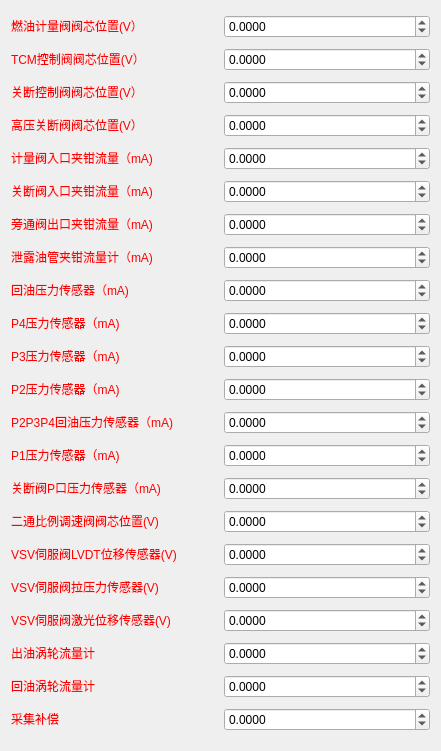
     <widget class="QWidget" name="layoutWidget">
      <property name="geometry">
       <rect>
        <x>100</x>
        <y>30</y>
        <width>441</width>
        <height>751</height>
       </rect>
      </property>
      <layout class="QVBoxLayout" name="verticalLayout_3">
       <item>
        <layout class="QHBoxLayout" name="horizontalLayout_3">
         <item>
          <widget class="QLabel" name="label_52">
           <property name="text">
            <string>&lt;html&gt;&lt;head/&gt;&lt;body&gt;&lt;p&gt;&lt;span style=&quot; color:#ff0000;&quot;&gt;燃油计量阀阀芯位置(V）&lt;/span&gt;&lt;/p&gt;&lt;/body&gt;&lt;/html&gt;</string>
           </property>
          </widget>
         </item>
         <item>
          <widget class="QDoubleSpinBox" name="spinBox_2">
           <property name="decimals">
            <number>4</number>
           </property>
           <property name="minimum">
            <double>-100.000000000000000</double>
           </property>
           <property name="maximum">
            <double>1000.000000000000000</double>
           </property>
          </widget>
         </item>
        </layout>
       </item>
       <item>
        <layout class="QHBoxLayout" name="horizontalLayout_7">
         <item>
          <widget class="QLabel" name="label_53">
           <property name="text">
            <string>&lt;html&gt;&lt;head/&gt;&lt;body&gt;&lt;p&gt;&lt;span style=&quot; color:#ff0000;&quot;&gt;TCM控制阀阀芯位置(V） &lt;/span&gt;&lt;/p&gt;&lt;/body&gt;&lt;/html&gt;</string>
           </property>
          </widget>
         </item>
         <item>
          <widget class="QDoubleSpinBox" name="spinBox_3">
           <property name="decimals">
            <number>4</number>
           </property>
           <property name="minimum">
            <double>-100.000000000000000</double>
           </property>
           <property name="maximum">
            <double>1000.000000000000000</double>
           </property>
          </widget>
         </item>
        </layout>
       </item>
       <item>
        <layout class="QHBoxLayout" name="horizontalLayout_4">
         <item>
          <widget class="QLabel" name="label_54">
           <property name="text">
            <string>&lt;html&gt;&lt;head/&gt;&lt;body&gt;&lt;p&gt;&lt;span style=&quot; color:#ff0000;&quot;&gt;关断控制阀阀芯位置(V）&lt;/span&gt;&lt;/p&gt;&lt;/body&gt;&lt;/html&gt;</string>
           </property>
          </widget>
         </item>
         <item>
          <widget class="QDoubleSpinBox" name="spinBox_4">
           <property name="decimals">
            <number>4</number>
           </property>
           <property name="minimum">
            <double>-100.000000000000000</double>
           </property>
           <property name="maximum">
            <double>1000.000000000000000</double>
           </property>
          </widget>
         </item>
        </layout>
       </item>
       <item>
        <layout class="QHBoxLayout" name="horizontalLayout_5">
         <item>
          <widget class="QLabel" name="label_55">
           <property name="text">
            <string>&lt;html&gt;&lt;head/&gt;&lt;body&gt;&lt;p&gt;&lt;span style=&quot; color:#ff0000;&quot;&gt;高压关断阀阀芯位置(V）&lt;/span&gt;&lt;/p&gt;&lt;/body&gt;&lt;/html&gt;</string>
           </property>
          </widget>
         </item>
         <item>
          <widget class="QDoubleSpinBox" name="spinBox_5">
           <property name="decimals">
            <number>4</number>
           </property>
           <property name="minimum">
            <double>-100.000000000000000</double>
           </property>
           <property name="maximum">
            <double>1000.000000000000000</double>
           </property>
          </widget>
         </item>
        </layout>
       </item>
       <item>
        <layout class="QHBoxLayout" name="horizontalLayout_6">
         <item>
          <widget class="QLabel" name="label_58">
           <property name="text">
            <string>&lt;html&gt;&lt;head/&gt;&lt;body&gt;&lt;p&gt;&lt;span style=&quot; color:#ff0000;&quot;&gt;计量阀入口夹钳流量（mA)&lt;/span&gt;&lt;/p&gt;&lt;/body&gt;&lt;/html&gt;</string>
           </property>
          </widget>
         </item>
         <item>
          <widget class="QDoubleSpinBox" name="spinBox_10">
           <property name="decimals">
            <number>4</number>
           </property>
           <property name="minimum">
            <double>-100.000000000000000</double>
           </property>
           <property name="maximum">
            <double>1000.000000000000000</double>
           </property>
          </widget>
         </item>
        </layout>
       </item>
       <item>
        <layout class="QHBoxLayout" name="horizontalLayout_9">
         <item>
          <widget class="QLabel" name="label_59">
           <property name="text">
            <string>&lt;html&gt;&lt;head/&gt;&lt;body&gt;&lt;p&gt;&lt;span style=&quot; color:#ff0000;&quot;&gt;关断阀入口夹钳流量（mA)&lt;/span&gt;&lt;/p&gt;&lt;/body&gt;&lt;/html&gt;</string>
           </property>
          </widget>
         </item>
         <item>
          <widget class="QDoubleSpinBox" name="spinBox_11">
           <property name="decimals">
            <number>4</number>
           </property>
           <property name="minimum">
            <double>-100.000000000000000</double>
           </property>
           <property name="maximum">
            <double>1000.000000000000000</double>
           </property>
          </widget>
         </item>
        </layout>
       </item>
       <item>
        <layout class="QHBoxLayout" name="horizontalLayout_14">
         <item>
          <widget class="QLabel" name="label_60">
           <property name="text">
            <string>&lt;html&gt;&lt;head/&gt;&lt;body&gt;&lt;p&gt;&lt;span style=&quot; color:#ff0000;&quot;&gt;旁通阀出口夹钳流量（mA)&lt;/span&gt;&lt;/p&gt;&lt;/body&gt;&lt;/html&gt;</string>
           </property>
          </widget>
         </item>
         <item>
          <widget class="QDoubleSpinBox" name="spinBox_12">
           <property name="decimals">
            <number>4</number>
           </property>
           <property name="minimum">
            <double>-100.000000000000000</double>
           </property>
           <property name="maximum">
            <double>1000.000000000000000</double>
           </property>
          </widget>
         </item>
        </layout>
       </item>
       <item>
        <layout class="QHBoxLayout" name="horizontalLayout_15">
         <item>
          <widget class="QLabel" name="label_61">
           <property name="text">
            <string>&lt;html&gt;&lt;head/&gt;&lt;body&gt;&lt;p&gt;&lt;span style=&quot; color:#ff0000;&quot;&gt;泄露油管夹钳流量计（mA)&lt;/span&gt;&lt;/p&gt;&lt;/body&gt;&lt;/html&gt;</string>
           </property>
          </widget>
         </item>
         <item>
          <widget class="QDoubleSpinBox" name="spinBox_13">
           <property name="decimals">
            <number>4</number>
           </property>
           <property name="minimum">
            <double>-100.000000000000000</double>
           </property>
           <property name="maximum">
            <double>1000.000000000000000</double>
           </property>
          </widget>
         </item>
        </layout>
       </item>
       <item>
        <layout class="QHBoxLayout" name="horizontalLayout_17">
         <item>
          <widget class="QLabel" name="label_62">
           <property name="text">
            <string>&lt;html&gt;&lt;head/&gt;&lt;body&gt;&lt;p&gt;&lt;span style=&quot; color:#ff0000;&quot;&gt;回油压力传感器（mA)&lt;/span&gt;&lt;/p&gt;&lt;/body&gt;&lt;/html&gt;</string>
           </property>
          </widget>
         </item>
         <item>
          <widget class="QDoubleSpinBox" name="spinBox_14">
           <property name="decimals">
            <number>4</number>
           </property>
           <property name="minimum">
            <double>-100.000000000000000</double>
           </property>
           <property name="maximum">
            <double>1000.000000000000000</double>
           </property>
          </widget>
         </item>
        </layout>
       </item>
       <item>
        <layout class="QHBoxLayout" name="horizontalLayout_18">
         <item>
          <widget class="QLabel" name="label_63">
           <property name="text">
            <string>&lt;html&gt;&lt;head/&gt;&lt;body&gt;&lt;p&gt;&lt;span style=&quot; color:#ff0000;&quot;&gt;P4压力传感器（mA)&lt;/span&gt;&lt;/p&gt;&lt;/body&gt;&lt;/html&gt;</string>
           </property>
          </widget>
         </item>
         <item>
          <widget class="QDoubleSpinBox" name="spinBox_15">
           <property name="decimals">
            <number>4</number>
           </property>
           <property name="minimum">
            <double>-100.000000000000000</double>
           </property>
           <property name="maximum">
            <double>1000.000000000000000</double>
           </property>
          </widget>
         </item>
        </layout>
       </item>
       <item>
        <layout class="QHBoxLayout" name="horizontalLayout_19">
         <item>
          <widget class="QLabel" name="label_64">
           <property name="text">
            <string>&lt;html&gt;&lt;head/&gt;&lt;body&gt;&lt;p&gt;&lt;span style=&quot; color:#ff0000;&quot;&gt;P3压力传感器（mA)&lt;/span&gt;&lt;/p&gt;&lt;/body&gt;&lt;/html&gt;</string>
           </property>
          </widget>
         </item>
         <item>
          <widget class="QDoubleSpinBox" name="spinBox_16">
           <property name="decimals">
            <number>4</number>
           </property>
           <property name="minimum">
            <double>-100.000000000000000</double>
           </property>
           <property name="maximum">
            <double>1000.000000000000000</double>
           </property>
          </widget>
         </item>
        </layout>
       </item>
       <item>
        <layout class="QHBoxLayout" name="horizontalLayout_20">
         <item>
          <widget class="QLabel" name="label_65">
           <property name="text">
            <string>&lt;html&gt;&lt;head/&gt;&lt;body&gt;&lt;p&gt;&lt;span style=&quot; color:#ff0000;&quot;&gt;P2压力传感器（mA)&lt;/span&gt;&lt;/p&gt;&lt;/body&gt;&lt;/html&gt;</string>
           </property>
          </widget>
         </item>
         <item>
          <widget class="QDoubleSpinBox" name="spinBox_17">
           <property name="decimals">
            <number>4</number>
           </property>
           <property name="minimum">
            <double>-100.000000000000000</double>
           </property>
           <property name="maximum">
            <double>1000.000000000000000</double>
           </property>
          </widget>
         </item>
        </layout>
       </item>
       <item>
        <layout class="QHBoxLayout" name="horizontalLayout_21">
         <item>
          <widget class="QLabel" name="label_66">
           <property name="text">
            <string>&lt;html&gt;&lt;head/&gt;&lt;body&gt;&lt;p&gt;&lt;span style=&quot; color:#ff0000;&quot;&gt;P2P3P4回油压力传感器（mA)&lt;/span&gt;&lt;/p&gt;&lt;/body&gt;&lt;/html&gt;</string>
           </property>
          </widget>
         </item>
         <item>
          <widget class="QDoubleSpinBox" name="spinBox_18">
           <property name="decimals">
            <number>4</number>
           </property>
           <property name="minimum">
            <double>-100.000000000000000</double>
           </property>
           <property name="maximum">
            <double>1000.000000000000000</double>
           </property>
          </widget>
         </item>
        </layout>
       </item>
       <item>
        <layout class="QHBoxLayout" name="horizontalLayout_2">
         <item>
          <widget class="QLabel" name="label_67">
           <property name="text">
            <string>&lt;html&gt;&lt;head/&gt;&lt;body&gt;&lt;p&gt;&lt;span style=&quot; color:#ff0000;&quot;&gt;P1压力传感器（mA)&lt;/span&gt;&lt;/p&gt;&lt;/body&gt;&lt;/html&gt;</string>
           </property>
          </widget>
         </item>
         <item>
          <widget class="QDoubleSpinBox" name="spinBox_19">
           <property name="decimals">
            <number>4</number>
           </property>
           <property name="minimum">
            <double>-100.000000000000000</double>
           </property>
           <property name="maximum">
            <double>1000.000000000000000</double>
           </property>
          </widget>
         </item>
        </layout>
       </item>
       <item>
        <layout class="QHBoxLayout" name="horizontalLayout_8">
         <item>
          <widget class="QLabel" name="label_68">
           <property name="text">
            <string>&lt;html&gt;&lt;head/&gt;&lt;body&gt;&lt;p&gt;&lt;span style=&quot; color:#ff0000;&quot;&gt;关断阀P口压力传感器（mA)&lt;/span&gt;&lt;/p&gt;&lt;/body&gt;&lt;/html&gt;</string>
           </property>
          </widget>
         </item>
         <item>
          <widget class="QDoubleSpinBox" name="spinBox_20">
           <property name="decimals">
            <number>4</number>
           </property>
           <property name="minimum">
            <double>-100.000000000000000</double>
           </property>
           <property name="maximum">
            <double>1000.000000000000000</double>
           </property>
          </widget>
         </item>
        </layout>
       </item>
       <item>
        <layout class="QHBoxLayout" name="horizontalLayout_10">
         <item>
          <widget class="QLabel" name="label_69">
           <property name="text">
            <string>&lt;html&gt;&lt;head/&gt;&lt;body&gt;&lt;p&gt;&lt;span style=&quot; color:#ff0000;&quot;&gt;二通比例调速阀阀芯位置(V)&lt;/span&gt;&lt;/p&gt;&lt;/body&gt;&lt;/html&gt;</string>
           </property>
          </widget>
         </item>
         <item>
          <widget class="QDoubleSpinBox" name="spinBox_6">
           <property name="decimals">
            <number>4</number>
           </property>
           <property name="minimum">
            <double>-100.000000000000000</double>
           </property>
           <property name="maximum">
            <double>1000.000000000000000</double>
           </property>
          </widget>
         </item>
        </layout>
       </item>
       <item>
        <layout class="QHBoxLayout" name="horizontalLayout_11">
         <item>
          <widget class="QLabel" name="label_70">
           <property name="text">
            <string>&lt;html&gt;&lt;head/&gt;&lt;body&gt;&lt;p&gt;&lt;span style=&quot; color:#ff0000;&quot;&gt;VSV伺服阀LVDT位移传感器(V)&lt;/span&gt;&lt;/p&gt;&lt;/body&gt;&lt;/html&gt;</string>
           </property>
          </widget>
         </item>
         <item>
          <widget class="QDoubleSpinBox" name="spinBox_7">
           <property name="decimals">
            <number>4</number>
           </property>
           <property name="minimum">
            <double>-100.000000000000000</double>
           </property>
           <property name="maximum">
            <double>1000.000000000000000</double>
           </property>
          </widget>
         </item>
        </layout>
       </item>
       <item>
        <layout class="QHBoxLayout" name="horizontalLayout_12">
         <item>
          <widget class="QLabel" name="label_71">
           <property name="text">
            <string>&lt;html&gt;&lt;head/&gt;&lt;body&gt;&lt;p&gt;&lt;span style=&quot; color:#ff0000;&quot;&gt;VSV伺服阀拉压力传感器(V)&lt;/span&gt;&lt;/p&gt;&lt;/body&gt;&lt;/html&gt;</string>
           </property>
          </widget>
         </item>
         <item>
          <widget class="QDoubleSpinBox" name="spinBox_8">
           <property name="decimals">
            <number>4</number>
           </property>
           <property name="minimum">
            <double>-100.000000000000000</double>
           </property>
           <property name="maximum">
            <double>1000.000000000000000</double>
           </property>
          </widget>
         </item>
        </layout>
       </item>
       <item>
        <layout class="QHBoxLayout" name="horizontalLayout_13">
         <item>
          <widget class="QLabel" name="label_72">
           <property name="text">
            <string>&lt;html&gt;&lt;head/&gt;&lt;body&gt;&lt;p&gt;&lt;span style=&quot; color:#ff0000;&quot;&gt;VSV伺服阀激光位移传感器(V)&lt;/span&gt;&lt;/p&gt;&lt;/body&gt;&lt;/html&gt;</string>
           </property>
          </widget>
         </item>
         <item>
          <widget class="QDoubleSpinBox" name="spinBox_9">
           <property name="decimals">
            <number>4</number>
           </property>
           <property name="minimum">
            <double>-100.000000000000000</double>
           </property>
           <property name="maximum">
            <double>1000.000000000000000</double>
           </property>
          </widget>
         </item>
        </layout>
       </item>
       <item>
        <layout class="QHBoxLayout" name="horizontalLayout_22">
         <item>
          <widget class="QLabel" name="label_56">
           <property name="text">
            <string>&lt;html&gt;&lt;head/&gt;&lt;body&gt;&lt;p&gt;&lt;span style=&quot; color:#ff0000;&quot;&gt;出油涡轮流量计&lt;/span&gt;&lt;/p&gt;&lt;/body&gt;&lt;/html&gt;</string>
           </property>
          </widget>
         </item>
         <item>
          <widget class="QDoubleSpinBox" name="spinBox_21">
           <property name="decimals">
            <number>4</number>
           </property>
           <property name="minimum">
            <double>-100.000000000000000</double>
           </property>
           <property name="maximum">
            <double>1000.000000000000000</double>
           </property>
          </widget>
         </item>
        </layout>
       </item>
       <item>
        <layout class="QHBoxLayout" name="horizontalLayout_23">
         <item>
          <widget class="QLabel" name="label_57">
           <property name="text">
            <string>&lt;html&gt;&lt;head/&gt;&lt;body&gt;&lt;p&gt;&lt;span style=&quot; color:#ff0000;&quot;&gt;回油涡轮流量计&lt;/span&gt;&lt;/p&gt;&lt;/body&gt;&lt;/html&gt;</string>
           </property>
          </widget>
         </item>
         <item>
          <widget class="QDoubleSpinBox" name="spinBox_22">
           <property name="decimals">
            <number>4</number>
           </property>
           <property name="minimum">
            <double>-100.000000000000000</double>
           </property>
           <property name="maximum">
            <double>1000.000000000000000</double>
           </property>
          </widget>
         </item>
        </layout>
       </item>
       <item>
        <layout class="QHBoxLayout" name="horizontalLayout_24">
         <item>
          <widget class="QLabel" name="label_73">
           <property name="text">
            <string>&lt;html&gt;&lt;head/&gt;&lt;body&gt;&lt;p&gt;&lt;span style=&quot; color:#ff0000;&quot;&gt;采集补偿&lt;/span&gt;&lt;/p&gt;&lt;/body&gt;&lt;/html&gt;</string>
           </property>
          </widget>
         </item>
         <item>
          <widget class="QDoubleSpinBox" name="spinBox_23">
           <property name="decimals">
            <number>4</number>
           </property>
           <property name="minimum">
            <double>-100.000000000000000</double>
           </property>
           <property name="maximum">
            <double>1000.000000000000000</double>
           </property>
          </widget>
         </item>
        </layout>
       </item>
      </layout>
     </widget>
